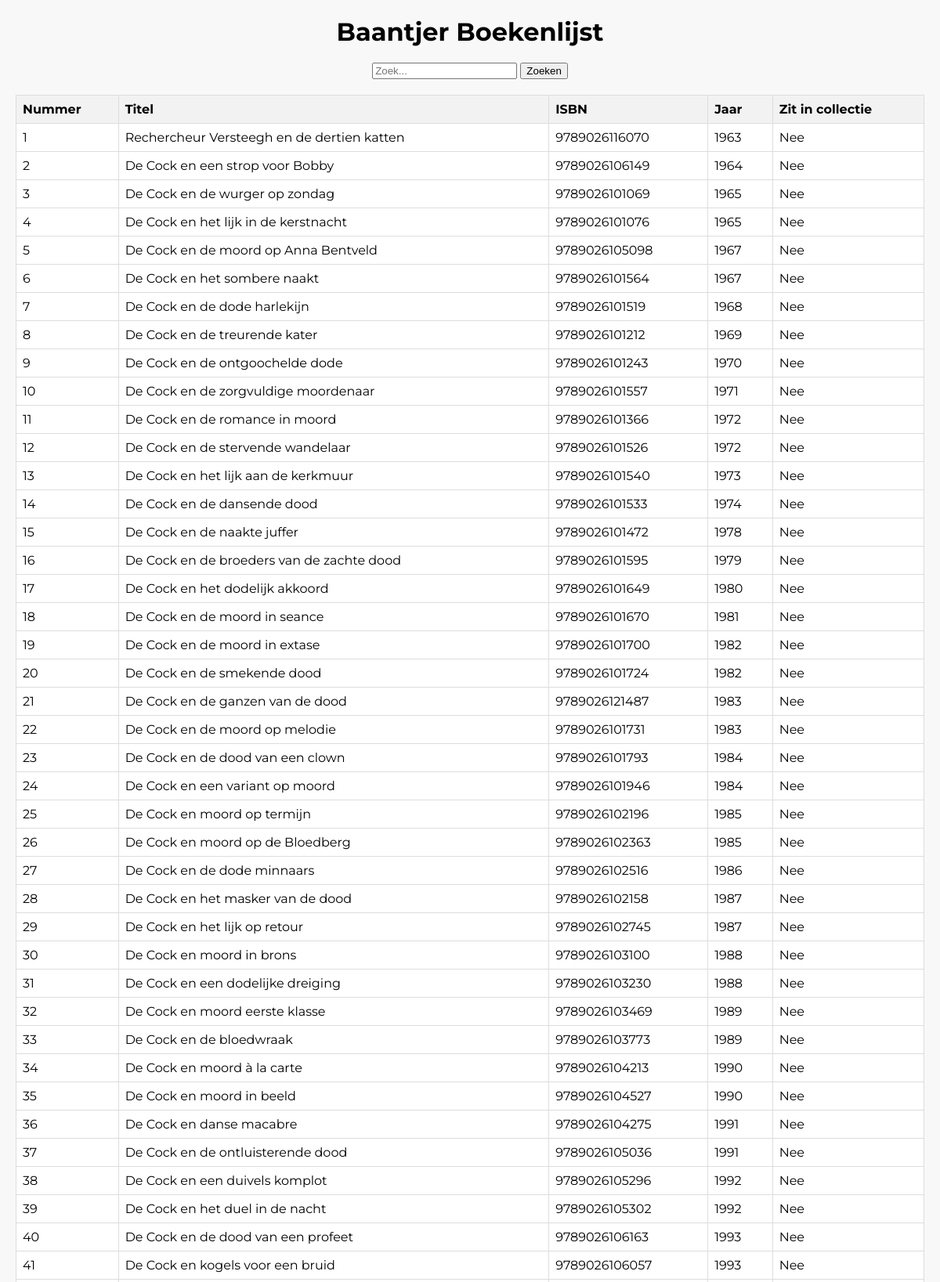
The page / (upper part) on the database its author committed.
### tables this page shows
CREATE TABLE boekenlijst (
            number INTEGER,
            title TEXT,
            isbn INTEGER,
            year INTEGER,
            available TEXT 
        );

### app.py (the view)
@app.route('/', methods=['GET', 'POST'])
def index():
    search_query = request.form.get('search', '').strip()
    conn = get_db_connection()
    if search_query:
        like_query = f"%{search_query}%"
        books = conn.execute(
            '''SELECT * FROM boekenlijst
               WHERE title LIKE ?
               OR CAST(number AS TEXT) LIKE ?
               OR CAST(isbn AS TEXT) LIKE ?
               OR CAST(year AS TEXT) LIKE ?''',
            (like_query, like_query, like_query, like_query)
        ).fetchall()
    else:
        books = conn.execute('SELECT * FROM boekenlijst').fetchall()
    conn.close()
    return render_template('index.html', books=books)

### app.py (called while the page is built)
def get_db_connection():
    conn = sqlite3.connect('data.db')
    conn.row_factory = sqlite3.Row
    return conn

### templates/index.html (shortened to what this page needs)
<!DOCTYPE html>
<html lang="en">
<head>
    <link rel="stylesheet" href="{{ url_for('static', filename='style.css') }}">
</head>
<body>
    <h1><a href="/" style="text-decoration: none; color:inherit"> Baantjer Boekenlijst</a></h1>
    <form method="POST">
        <input type="text" name="search" placeholder="Zoek...">
        <input type="submit" value="Zoeken">
    </form>
    <table>
        <thead>
            <tr>
                <th>Nummer</th>
                <th>Titel</th>
                <th>ISBN</th>
                <th>Jaar</th>
                <th>Zit in collectie</th>
            </tr>
        </thead>
        <tbody>
            {% for book in books %}
            <tr>
                <td>{{ book['number'] }}</td>
                <td>{{ book['title'] }}</td>
                <td>{{ book['isbn'] }}</td>
                <td>{{ book['year'] }}</td>
                <td>{{ book['available'] }}</td>
            </tr>
            {% endfor %}
        </tbody>
    </table>
</body>
</html>

### static/style.css (style rules this page uses)
body { font-family: Montserrat, sans-serif; margin: 20px; background-color: #f8f8f8; }
h1 { text-align: center; margin-bottom: 20px; }
form { text-align: center; margin-bottom: 20px; }
table { width: 100%; border-collapse: collapse; margin: auto; background-color: #fff; }
th, td { border: 1px solid #ddd; padding: 8px; text-align: left; }
th { background-color: #f2f2f2; }

### rows shown on the page
boekenlijst: number "1", title "Rechercheur Versteegh en de dertien katten", isbn "9789026116070", year "1963", available "Nee"
boekenlijst: number "2", title "De Cock en een strop voor Bobby", isbn "9789026106149", year "1964", available "Nee"
boekenlijst: number "3", title "De Cock en de wurger op zondag", isbn "9789026101069", year "1965", available "Nee"
boekenlijst: number "4", title "De Cock en het lijk in de kerstnacht", isbn "9789026101076", year "1965", available "Nee"
boekenlijst: number "5", title "De Cock en de moord op Anna Bentveld", isbn "9789026105098", year "1967", available "Nee"
boekenlijst: number "6", title "De Cock en het sombere naakt", isbn "9789026101564", year "1967", available "Nee"
boekenlijst: number "7", title "De Cock en de dode harlekijn", isbn "9789026101519", year "1968", available "Nee"
boekenlijst: number "8", title "De Cock en de treurende kater", isbn "9789026101212", year "1969", available "Nee"
boekenlijst: number "9", title "De Cock en de ontgoochelde dode", isbn "9789026101243", year "1970", available "Nee"
boekenlijst: number "10", title "De Cock en de zorgvuldige moordenaar", isbn "9789026101557", year "1971", available "Nee"
boekenlijst: number "11", title "De Cock en de romance in moord", isbn "9789026101366", year "1972", available "Nee"
boekenlijst: number "12", title "De Cock en de stervende wandelaar", isbn "9789026101526", year "1972", available "Nee"
boekenlijst: number "13", title "De Cock en het lijk aan de kerkmuur", isbn "9789026101540", year "1973", available "Nee"
boekenlijst: number "14", title "De Cock en de dansende dood", isbn "9789026101533", year "1974", available "Nee"
boekenlijst: number "15", title "De Cock en de naakte juffer", isbn "9789026101472", year "1978", available "Nee"
boekenlijst: number "16", title "De Cock en de broeders van de zachte dood", isbn "9789026101595", year "1979", available "Nee"
boekenlijst: number "17", title "De Cock en het dodelijk akkoord", isbn "9789026101649", year "1980", available "Nee"
boekenlijst: number "18", title "De Cock en de moord in seance", isbn "9789026101670", year "1981", available "Nee"
boekenlijst: number "19", title "De Cock en de moord in extase", isbn "9789026101700", year "1982", available "Nee"
boekenlijst: number "20", title "De Cock en de smekende dood", isbn "9789026101724", year "1982", available "Nee"
boekenlijst: number "21", title "De Cock en de ganzen van de dood", isbn "9789026121487", year "1983", available "Nee"
boekenlijst: number "22", title "De Cock en de moord op melodie", isbn "9789026101731", year "1983", available "Nee"
boekenlijst: number "23", title "De Cock en de dood van een clown", isbn "9789026101793", year "1984", available "Nee"
boekenlijst: number "24", title "De Cock en een variant op moord", isbn "9789026101946", year "1984", available "Nee"
boekenlijst: number "25", title "De Cock en moord op termijn", isbn "9789026102196", year "1985", available "Nee"
boekenlijst: number "26", title "De Cock en moord op de Bloedberg", isbn "9789026102363", year "1985", available "Nee"
boekenlijst: number "27", title "De Cock en de dode minnaars", isbn "9789026102516", year "1986", available "Nee"
boekenlijst: number "28", title "De Cock en het masker van de dood", isbn "9789026102158", year "1987", available "Nee"
boekenlijst: number "29", title "De Cock en het lijk op retour", isbn "9789026102745", year "1987", available "Nee"
boekenlijst: number "30", title "De Cock en moord in brons", isbn "9789026103100", year "1988", available "Nee"
boekenlijst: number "31", title "De Cock en een dodelijke dreiging", isbn "9789026103230", year "1988", available "Nee"
boekenlijst: number "32", title "De Cock en moord eerste klasse", isbn "9789026103469", year "1989", available "Nee"
boekenlijst: number "33", title "De Cock en de bloedwraak", isbn "9789026103773", year "1989", available "Nee"
boekenlijst: number "34", title "De Cock en moord à la carte", isbn "9789026104213", year "1990", available "Nee"
boekenlijst: number "35", title "De Cock en moord in beeld", isbn "9789026104527", year "1990", available "Nee"
boekenlijst: number "36", title "De Cock en danse macabre", isbn "9789026104275", year "1991", available "Nee"
boekenlijst: number "37", title "De Cock en de ontluisterende dood", isbn "9789026105036", year "1991", available "Nee"
boekenlijst: number "38", title "De Cock en een duivels komplot", isbn "9789026105296", year "1992", available "Nee"
boekenlijst: number "39", title "De Cock en het duel in de nacht", isbn "9789026105302", year "1992", available "Nee"
boekenlijst: number "40", title "De Cock en de dood van een profeet", isbn "9789026106163", year "1993", available "Nee"
boekenlijst: number "41", title "De Cock en kogels voor een bruid", isbn "9789026106057", year "1993", available "Nee"
